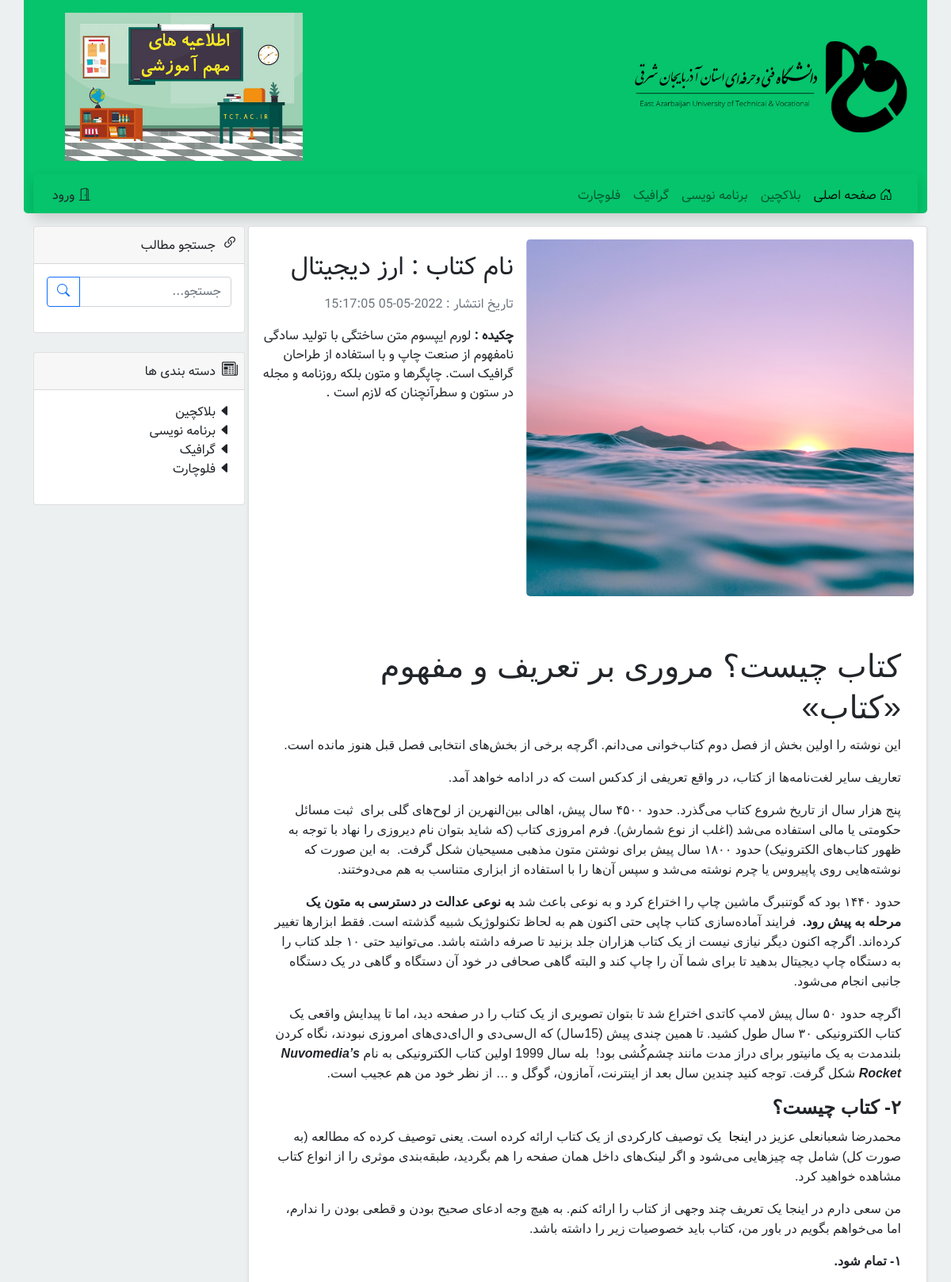
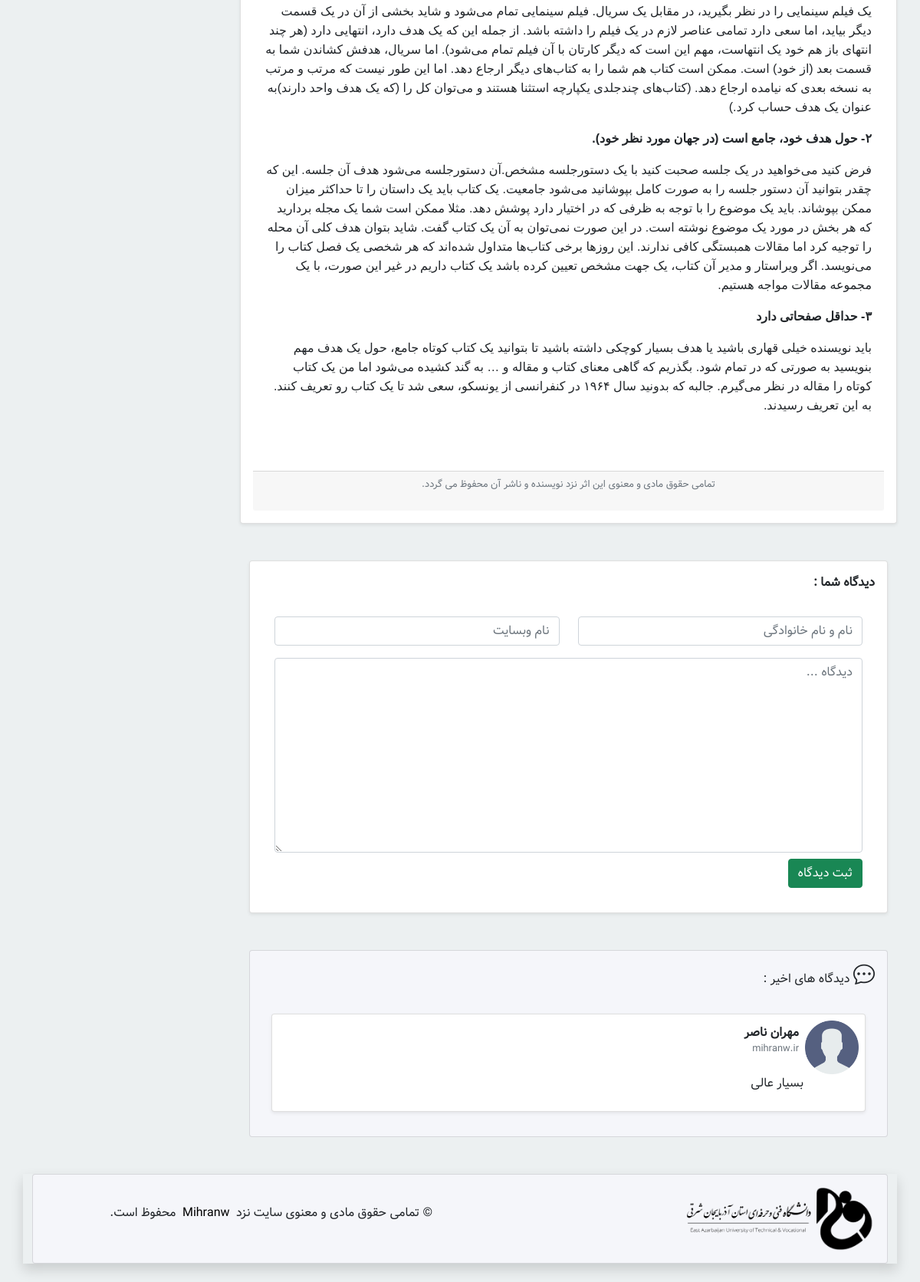
Screenshot of /showbook.php?id=24 with the database file from the repository (2 pictures, top to bottom).
### tables this page shows
CREATE TABLE IF NOT EXISTS `categories` (
  `id` int(11) NOT NULL AUTO_INCREMENT,
  `name` varchar(250) NOT NULL,
  `description` text NOT NULL,
  PRIMARY KEY (`id`)
);

CREATE TABLE IF NOT EXISTS `books` (
  `id` int(11) NOT NULL AUTO_INCREMENT,
  `categoryId` int(11) NOT NULL,
  `name` varchar(200) NOT NULL,
  `shortDes` varchar(250) NOT NULL,
  `description` text NOT NULL,
  `imagePath` varchar(250) NOT NULL,
  `creationDate` timestamp NOT NULL DEFAULT CURRENT_TIMESTAMP,
  PRIMARY KEY (`id`)
);

CREATE TABLE IF NOT EXISTS `comments` (
  `id` int(11) NOT NULL AUTO_INCREMENT,
  `bookId` int(11) NOT NULL,
  `fullname` varchar(250) NOT NULL,
  `website` varchar(250) NOT NULL,
  `comment` text NOT NULL,
  `status` tinyint(4) NOT NULL,
  PRIMARY KEY (`id`)
);

### showbook.php (the view, shortened to what this page needs)
<?php
include('./inc/header.php')
?>
<?php
require_once("./inc/config.php");
$bookId = intval($_GET["id"]);
$sql_book = "SELECT * FROM books WHERE id = $bookId";
$result = mysqli_query($conn, $sql_book);
?>
<div class="container mt-3">
    <div class="row g-3">
        <div class="col-md-9">
            <div class="row">
                <?php
                while ($row = mysqli_fetch_assoc($result)) {
                ?>
                    <article class="card p-3 shadow-sm">
                        <div class="d-flex">
                            <img src="<?= "admin/" . $row["imagePath"] ?>" alt="<?= $row["name"] ?>" width="500" height="250" class="img-fluid rounded-3">
                            <div class="ms-3 mt-3">
                                <h2 class="mb-3">نام کتاب : <?= $row["name"] ?></h2>
                                <span class="text-muted fs-6">تاریخ انتشار : <?= $row["creationDate"] ?></span>
                                <p class="fw-bold mt-3">
                                    چکیده :
                                    <span class="fw-normal">
                                        <?= $row["shortDes"] ?>
                                    </span>
                                </p>
                            </div>
                        </div>
                        <div class="card-body mt-5">
                            <?= $row["description"] ?>
                        </div>
                        <div class="card-footer text-center">
                            <p class="fs-7 text-muted">
                                تمامی حقوق مادی و معنوی این اثر نزد نویسنده و ناشر آن محفوظ می گردد.
                            </p>
                        </div>
                    </article>
                <?php } ?>
                <div class="mt-5">
                    <div class="card p-3 shadow-sm ">
                        <p class="fw-bold">دیدگاه شما :</p>
                        <div class="card-body">
                            <form id="send" action="" method="POST">
                                <div class="row gy-2">
                                    <div class="col-md-6">
                                        <div class="mb-2">
                                            <input type="text" class="form-control" placeholder="نام و نام خانوادگی " name="fullname">
                                        </div>
                                    </div>
                                    <div class="col-md-6">
                                        <div class="mb-2">
                                            <input type="text" class="form-control" placeholder="نام وبسایت" name="website">
                                        </div>
                                    </div>
                                    <div class="col-md-12">
                                        <textarea name="comment" id="comment" cols="30" rows="10" placeholder="دیدگاه ..." class="form-control"></textarea>
                                    </div>
                                    <div class="col-md-12">
                                        <button class="btn btn-success" type="submit">ثبت دیدگاه</button>
                                    </div>
                                </div>
                            </form>
                        </div>
                    </div>
                    <div class="card p-3 bg-light-1 mt-5">
                        <div class="card-title">
                            <h6>
                                <i class="bi bi-chat-dots fs-3"></i>
                                دیدگاه های اخیر :
                            </h6>
                        </div>
                        <div class="card-body">
                            <?php
                            $sqlComment = "SELECT * FROM comments WHERE bookId = $bookId && `status` = '1'";
                            $comments = mysqli_query($conn, $sqlComment);
                            ?>
                            <div class="row g-2">
                                <?php
                                while ($commentRow = mysqli_fetch_assoc($comments)) {
                                ?>
                                    <div class="col-md-12 card p-2 shadow-sm">
                                        <div class="d-flex">
                                            <img src="./assets/img/user.png" alt="user Image" width="70">
                                            <div class="ms-2 mt-3">
                                                <h6 class="lh-0 fw-bold"><?= $commentRow['fullname'] ?></h6>
                                                <a href="<?= $commentRow['website'] ?>" class="fs-7 lh-0 text-muted"><?= $commentRow['website'] ?></a>
                                            </div>
                                        </div>
                                        <div class="d-flex ms-5 mt-0">
                                            <p class="ms-4">
                                                <?= $commentRow['comment'] ?>
                                            </p>
                                        </div>
                                    </div>
                                <?php } ?>
                            </div>
                        </div>
                    </div>
                </div>
            </div>
        </div>
        <div class="col-md-3">
            <div class="card mb-4">
                <div class="card-header p-2"><i class="bi bi-link-45deg fs-5 me-2"></i>جستجو مطالب</div>
                <div class="card-body">
                    <form action="search.php" method="post">
                        <div class="input-group mb-3">
                            <input type="text" class="form-control" name="search" placeholder="جستجو...">
                            <button class="btn btn-outline-primary" type="submit" id="button-addon1"><i class="bi bi-search"></i></button>
                        </div>
                    </form>
                </div>
            </div>
            <div class="card">
                <div class="card-header p-2"><i class="bi bi-newspaper fs-5 me-2"></i>دسته بندی ها</div>
                <div class="card-body">
                    <ul class="list-unstyled">
                        <?php
                        $result = mysqli_query($conn, $sql);
                        while ($row = mysqli_fetch_assoc($result)) { ?>
                            <li class="hover-li"><a href="#" class="text-decoration-none text-dark"><i class="bi bi-caret-left-fill me-1"></i><?= $row['name'] ?></a></li>
                        <?php } ?>
                    </ul>
                </div>
            </div>
        </div>
    </div>
</div>
<?php
include_once('./inc/footer.php')
?>

### inc/header.php (shortened to what this page needs)
<!DOCTYPE html>
<html lang="fa" dir="rtl">
<head>
    <link rel="stylesheet" href="./assets/css/bootstrap.rtl.min.css">
    <link rel="stylesheet" href="./assets/css/bootstrap-icons-1.7.2/bootstrap-icons.css">
    <link rel="stylesheet" href="./assets/css/style.css">
</head>
<body>
    <div id="top-header" class="container rounded-3">
        <div class="row align-items-center justify-content-center g-4">
            <div class="col-md-4">
                <a href="index.php">
                    <img src="./assets/img/logo-main.png" alt="WebSite Logo" class="img-fluid m-2">
                </a>
            </div>
            <div class="col-md-4 offset-md-4">
                <img src="./assets/img/popup-banner.gif" alt="WebSite Logo" class="img-fluid m-3" height="150px" width="300px">
            </div>
        </div>
        <div class="shadow bg-primary-1 rounded-3">
            <div class="container">
                <nav class="navbar navbar-expand-lg navbar-light">
                    <div class="container-fluid">
                        <div class="collapse navbar-collapse" id="navbarSupportedContent">
                            <ul class="navbar-nav me-auto mb-2 mb-lg-0">
                                <li class="nav-item">
                                    <a class="nav-link active" aria-current="page" href="index.php">
                                        <i class="bi bi-house-door"></i>
                                        صفحه اصلی
                                    </a>
                                </li>
                                <?php
                                require_once('./inc/config.php');
                                $sql = "SELECT * FROM categories";
                                $result = mysqli_query($conn, $sql);
                                ?>
                                <?php while ($row = mysqli_fetch_assoc($result)) { ?>
                                    <li class="nav-item">
                                        <a class="nav-link" href="#"><?= $row['name'] ?></a>
                                    </li>
                                <?php } ?>
                            </ul>
                            <div class="">
                                <a class="text-dark text-decoration-none" href="./login.php" target="_blank">
                                    <i class="bi bi-door-open"></i>
                                    ورود
                                </a>
                            </div>
                        </div>
                    </div>
                </nav>
            </div>
        </div>
    </div>

### inc/footer.php (shortened to what this page needs)
    <footer>
        <div class="container mt-5 shadow">
            <div class="card bg-light-1">
                <div class="card-body">
                    <div class="row justify-content-center align-items-center">
                        <div class="col-md-4">
                            <img src="./assets/img/logo-main.png" alt="Footer Logo" width="250px">
                        </div>
                        <div class="col-md-6 offset-md-2">
                            <div class="container">
                                <p>&copy; تمامی حقوق مادی و معنوی سایت نزد <a href="http://mihranw.ir/" class="text-decoration-none p-1" target="_blank">Mihranw</a> محفوظ است.</p>
                            </div>
                        </div>
                    </div>
                </div>
            </div>
        </div>
    </footer>
</body>
</html>

### assets/css/style.css (style rules this page uses)
body, html { margin: 0; padding: 0; box-sizing: border-box; }
body { font-family: "Vazir" !important; background-color: #ecf0f1; }
a { text-decoration: none !important; color: #000; }
.lh-0 { line-height: 0; }
#top-header { background-color: #05c46b; }
.bg-primary-1 { height: 50px; background-color: #05c46b; }
.bg-light-1 { background-color: #f5f6fa; }
.fs-7 { font-size: 0.8rem; }

### rows the page displays
categories: name "بلاکچین"
categories: name "برنامه نویسی"
categories: name "گرافیک"
categories: name "فلوچارت"
books: imagePath (picture), name "ارز دیجیتال", creationDate "2022-05-05 15:17:05", shortDes "لورم ایپسوم متن ساختگی با تولید سادگی نامفهوم از صنعت چاپ و با استفاده از طراحان گرافیک است. چاپگرها و متون بلکه روزنامه و مجله در ستون و سطرآنچنان که لازم است .", description "کتاب چیست؟ مروری بر تعریف و مفهوم «کتاب» این نوشته را اولین بخش از فصل دوم کتاب‌خوانی می‌دانم. اگرچه برخی از بخش‌های انتخابی فصل قبل هنوز مانده است. تعاریف سایر لغت‌نامه‌ها از کتاب، در واقع تعریفی از کدکس است که در ادامه خواهد آمد. پنج هزار سال از تاریخ شروع کتاب می‌گذرد. حدود ۴۵۰۰ سال پیش، اهالی بین‌النهرین از لوح‌های گلی برای ثبت مسائل حکومتی یا مالی استفاده می‌شد (اغلب از نوع شمارش). فرم امروزی کتاب (که شاید بتوان نام دیروزی را نهاد با توجه به ظهور کتاب‌های الکترونیک) حدود ۱۸۰۰ سال پیش برای نوشتن متون مذهبی مسیحیان شکل گرفت. به این صورت که نوشته‌هایی روی پاپیروس یا چرم نوشته می‌شد و سپس آن‌ها را با استفاده از ابزاری متناسب به هم می‌دوختند. حدود ۱۴۴۰ بود که گوتنبرگ ماشین چاپ را اختراع کرد…"
comments: fullname "مهران ناصر", website "mihranw.ir", comment "بسیار عالی"
